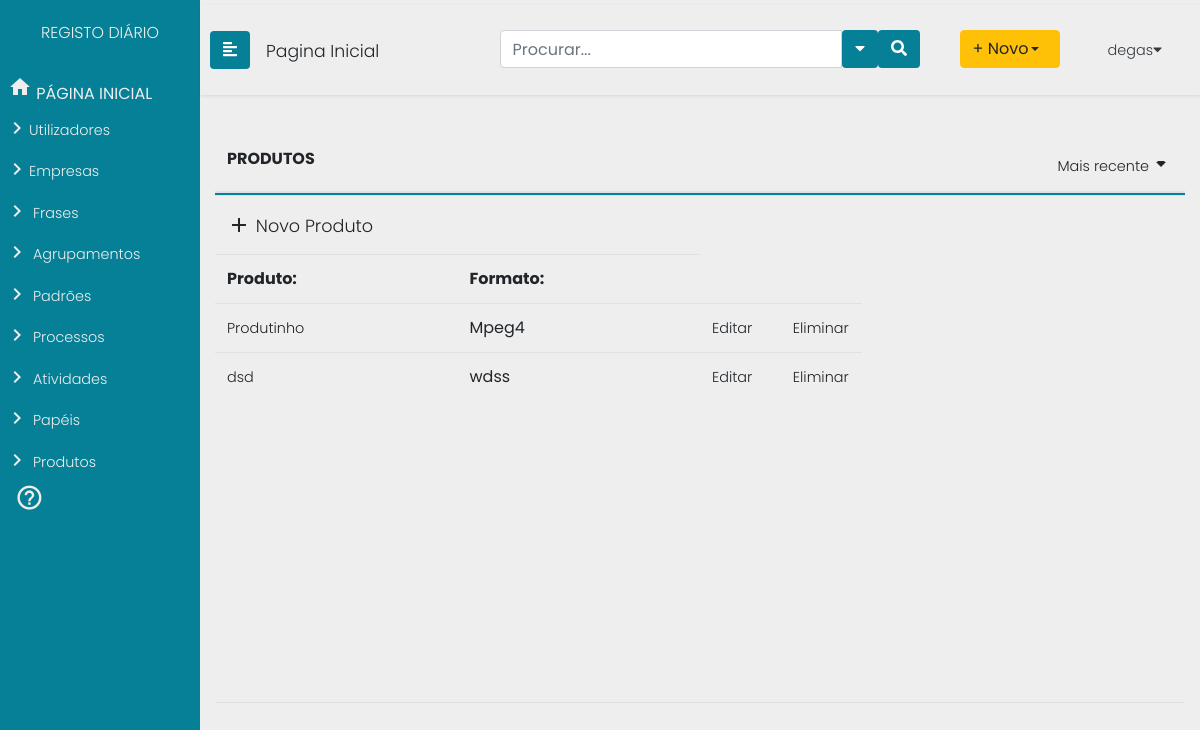
Before: /produtos (signed in) with the older database file.
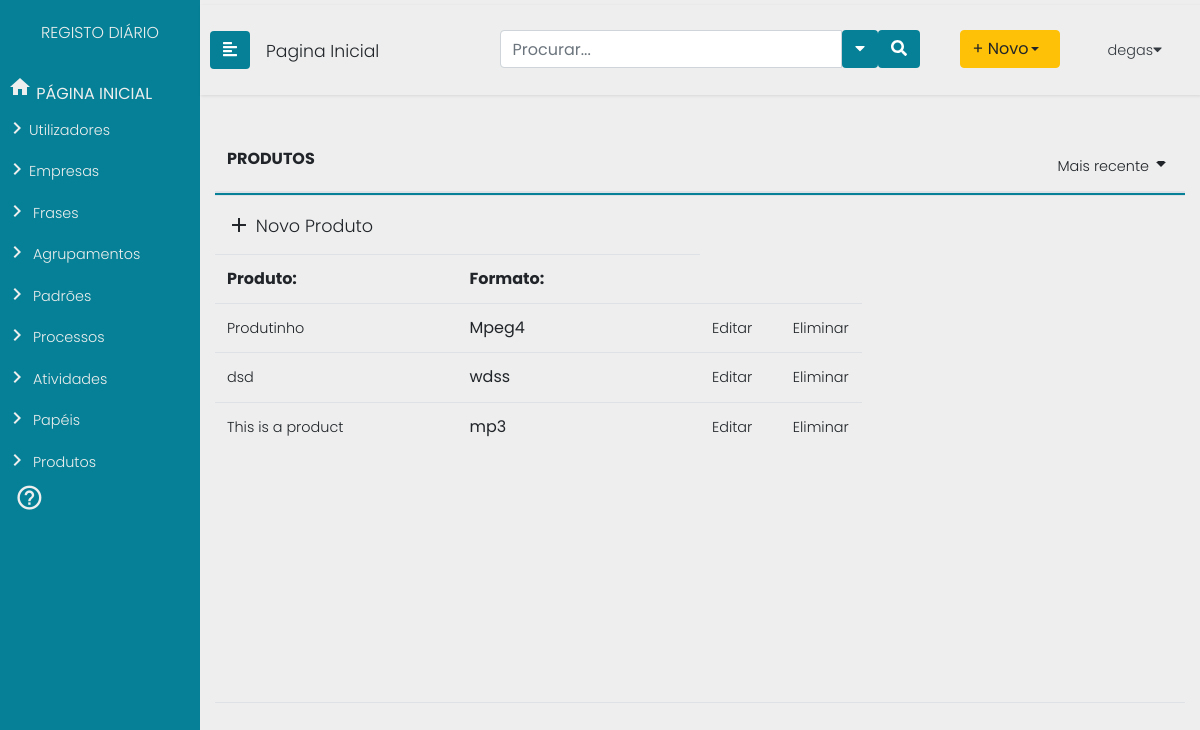
After: the same page with the newer database file.
### processes/models.py (models this page shows, shortened)
class Product(models.Model):
    product_name = models.CharField(max_length=200)
    product_type = models.CharField(max_length=1)
    product_format = models.CharField(max_length=200)
    activity = models.ManyToManyField(Activity, blank=True)

### processes/views.py (the view)
# urls.py: path("produtos", views.produtos, name="produtos"),
@login_required(login_url='/login')
def produtos(request):
	return render(request=request,
					template_name="processes/produtos.html",
					context={"users" : User.objects.all(),
					"groups" : Group.objects.all(),
					 "prods" : Product.objects.all() })

### templates/processes/produtos.html (shortened to what this page needs)
{% extends "processes/header2.html" %}
				{% block content %}
				{% include "processes/includes/sidenav.html" %}
				{% if perms.Users.test_GProc or  perms.Users.test_Analist %}
				<div class="container">
					<table class="table table-hover header-fixed">
						<thead>
							<tr class="d-flex">
								<th class="col-9">PRODUTOS</th>
								<th class="col-3 text-right">
									<a class="dropdown-toggle" id="sidebarCollapse" data-toggle="dropdown" href="#" role="button" aria-haspopup="true" aria-expanded="false"><span>Mais recente</span><i class="material-icons">arrow_drop_down</i></a>
								</th>
							</tr>
									<tr class="d-flex nobluebar">
										<td class="col-9"><b><a href="/produtos/ProductCreate" class="novo"><i class="material-icons">add</i> Novo Produto</a></b></td>
										<td class="col-3 text-right"></td>
									</tr>
							<tr class="d-flex nobluebar">
									<td class="col-3"><b>Produto:</b> </td>
									<td class="col-3"><b>Formato: </b></td>
								</tr>
						</thead>
						<tbody>
								{% for prod in prods %}
								<tr class="d-flex">
										<td class="col-3"><a href="/produtos/ProductDetail/{{prod.id}}">{{prod.product_name}} </a></td>
										<td class="col-3">{{prod.product_format}}</td>
										<td class="col-1"><b><a href="/produtos/ProductUpdate/{{prod.id}} ">Editar</a></td>
										<td class="col-1"><b><a href="/produtos/ProductDelete/{{prod.id}} ">Eliminar</a></td>
									{% endfor %}
								</tr>
						</tbody>
					</table>
            </div>
		</div>
		{% else %}
		<h2>Não tem permissão para visualizar esta página.</h2>
		{% endif %}
		{% endblock %}

Changed rows visible on the page:
added Product: product_name "This is a product", product_format "mp3"
